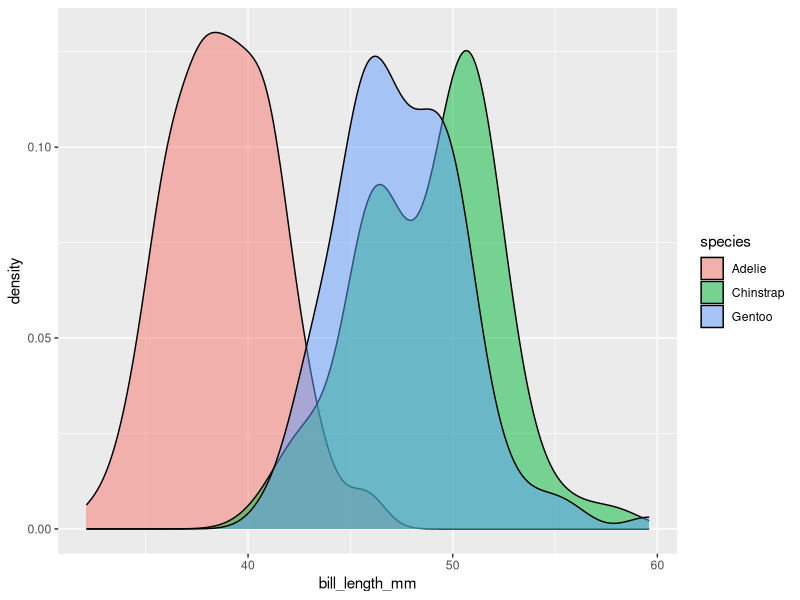
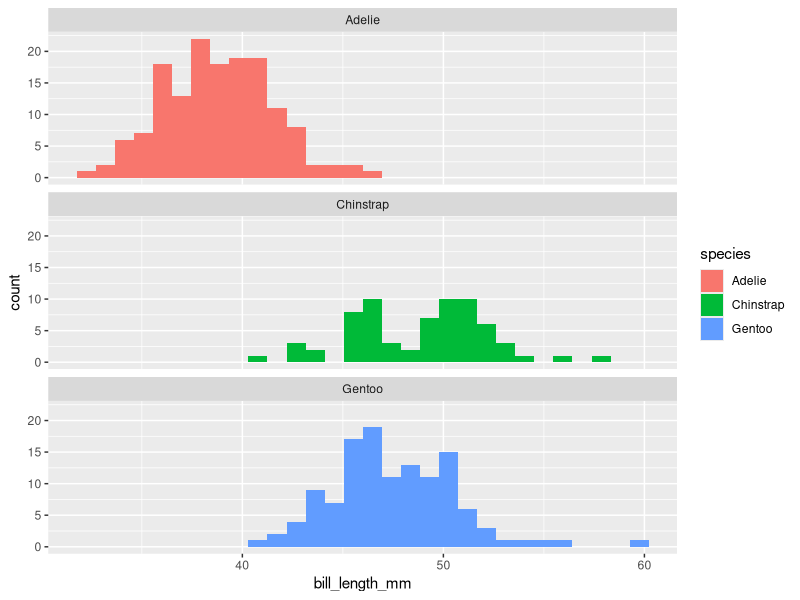
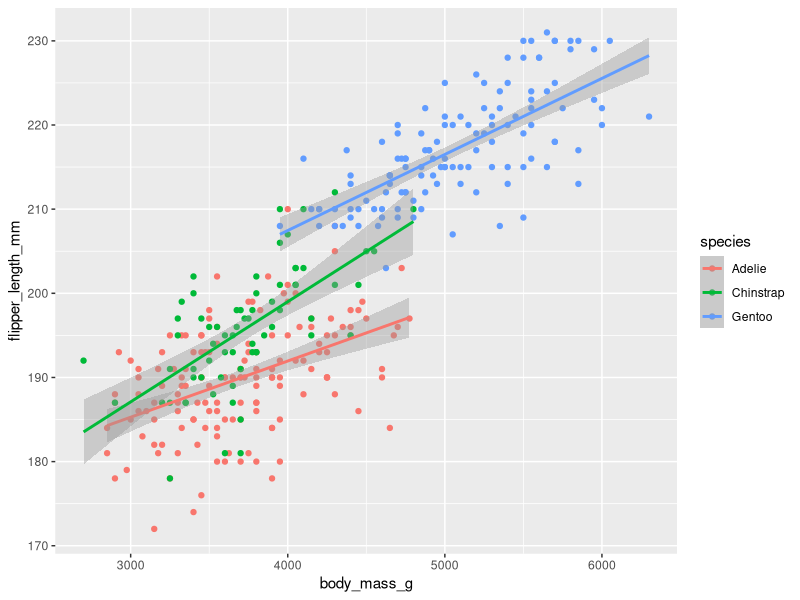
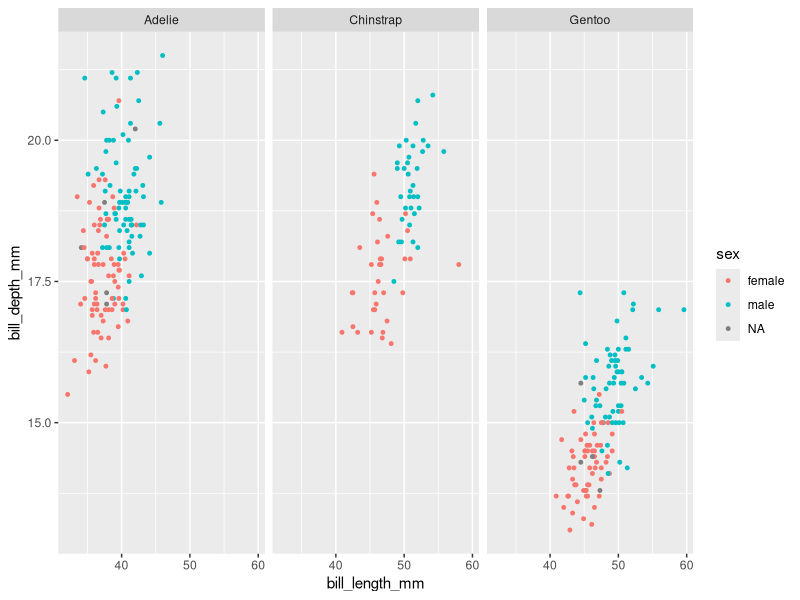
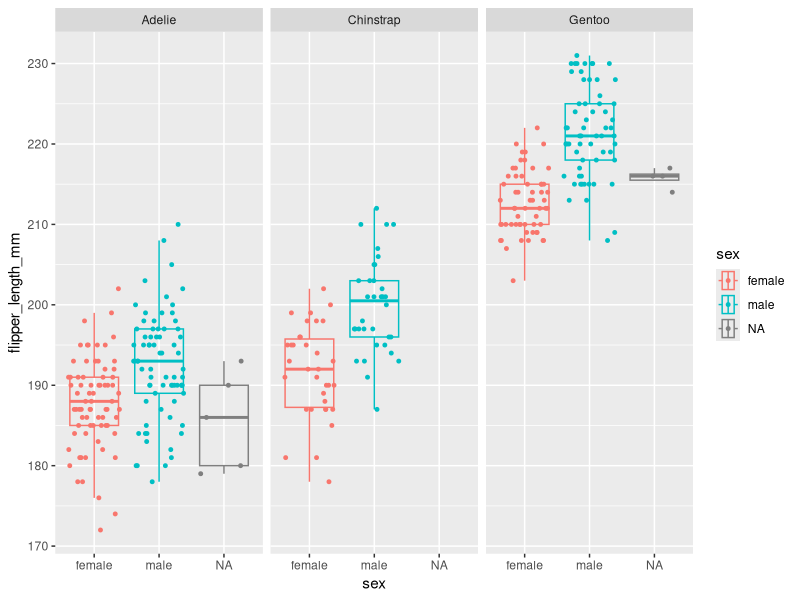

These charts were generated, in order, by the following R code:
## ---- chunk 1
knitr::opts_chunk$set(echo = TRUE)
library(palmerpenguins)
library(tidyverse)
## ---- chunk 2
summary(penguins)
## ---- chunk 3
ggplot(penguins) +
  geom_density(mapping=aes(x=bill_length_mm,fill=species),  
  alpha=0.5)
ggplot(penguins) +
  geom_histogram(mapping=aes(x=bill_length_mm,fill=species)) +
  facet_wrap(~species,nrow=3)
## ---- chunk 4
ggplot(penguins,mapping=aes(x=body_mass_g,y=flipper_length_mm, 
  color=species)) +
  geom_point() +
  geom_smooth(method="lm")
## ---- chunk 5
ggplot(penguins,mapping=aes(x=bill_length_mm,y=bill_depth_mm, 
  color=sex)) +
  geom_point(size=1) +
  facet_wrap(~species)
ggplot(penguins,mapping=aes(x=flipper_length_mm,y=sex,color=sex)) +
  geom_boxplot(outlier.alpha=0,alpha=0) +
  geom_jitter(width=0, size=1) +
  coord_flip() +
  facet_wrap(~species)
